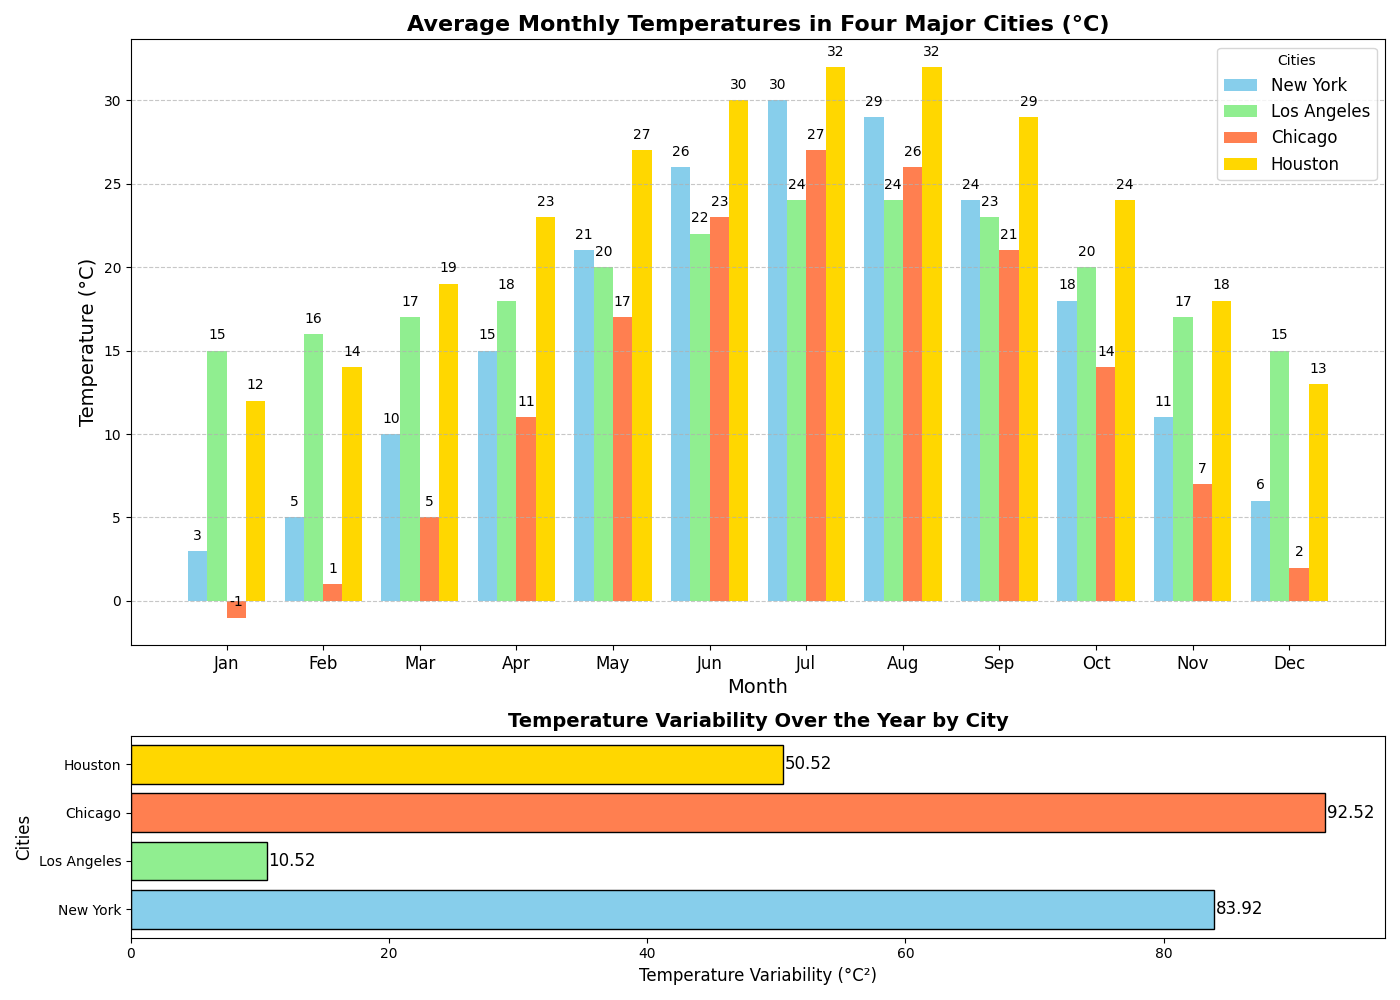

Write the Python code that produced this figure.
import matplotlib.pyplot as plt
import numpy as np

# Fictional data for monthly average temperature (degrees Celsius) in four cities over a year
months = np.array(['Jan', 'Feb', 'Mar', 'Apr', 'May', 'Jun', 
                   'Jul', 'Aug', 'Sep', 'Oct', 'Nov', 'Dec'])

# City names
cities = ['New York', 'Los Angeles', 'Chicago', 'Houston']

# Average monthly temperatures for each city
temp_data = np.array([
    [3, 5, 10, 15, 21, 26, 30, 29, 24, 18, 11, 6],   # New York
    [15, 16, 17, 18, 20, 22, 24, 24, 23, 20, 17, 15], # Los Angeles
    [-1, 1, 5, 11, 17, 23, 27, 26, 21, 14, 7, 2],     # Chicago
    [12, 14, 19, 23, 27, 30, 32, 32, 29, 24, 18, 13]  # Houston
])

# Set up figure and grid layout
fig, (ax1, ax2) = plt.subplots(nrows=2, ncols=1, figsize=(14, 10), gridspec_kw={'height_ratios': [3, 1]})

# Choose bar width and positions
bar_width = 0.2
x_positions = np.arange(len(months))

# Colors for each city
colors = ['skyblue', 'lightgreen', 'coral', 'gold']

# Plot the data for each city
for i, city in enumerate(cities):
    ax1.bar(x_positions + i * bar_width, temp_data[i], width=bar_width, label=city, color=colors[i])

# Title and labels for the bar chart
ax1.set_title('Average Monthly Temperatures in Four Major Cities (°C)', fontsize=16, fontweight='bold')
ax1.set_xlabel('Month', fontsize=14)
ax1.set_ylabel('Temperature (°C)', fontsize=14)

# Set position and label for x-axis
ax1.set_xticks(x_positions + bar_width * 1.5)
ax1.set_xticklabels(months, fontsize=12)

# Add temperature labels above bars
for i in range(len(months)):
    for j in range(len(cities)):
        ax1.text(i + j * bar_width, temp_data[j][i] + 0.5, str(temp_data[j][i]), ha='center', va='bottom', fontsize=10)

# Add a legend to the bar chart
ax1.legend(title='Cities', fontsize=12)

# Make grid lines more visible
ax1.grid(True, linestyle='--', alpha=0.7, axis='y')

# Create a subplot for plotting temperature variability
variances = np.var(temp_data, axis=1)
ax2.barh(cities, variances, color=colors, edgecolor='black')

# Title and labels for the horizontal bar chart (variability)
ax2.set_title('Temperature Variability Over the Year by City', fontsize=14, fontweight='bold')
ax2.set_xlabel('Temperature Variability (°C²)', fontsize=12)
ax2.set_ylabel('Cities', fontsize=12)

# Add value labels for horizontal bars
for i in range(len(cities)):
    ax2.text(variances[i] + 0.1, i, f'{variances[i]:.2f}', va='center', fontsize=12)

# Adjust layout
plt.tight_layout()

# Show the plot
plt.show()
